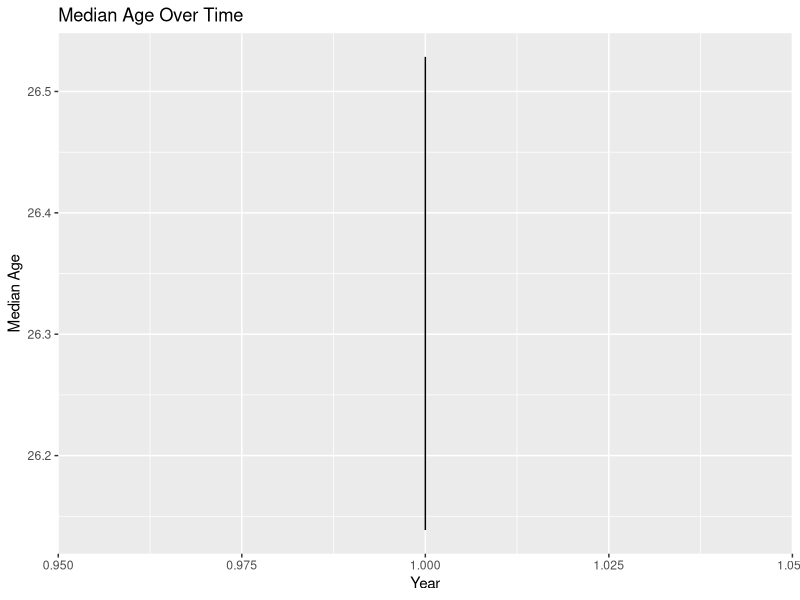

Recreate this plot in R. (Note: this script raises an error after producing the figure.)
## ---- chunk 1
knitr::opts_chunk$set(echo = TRUE)
## ---- chunk 2
library(tidyverse)
## ---- chunk 3
set.seed(12345)
## ---- chunk 4
population <- 
  rnorm(n = 1000, mean = 26, sd = 3) %>% 
  enframe() %>% 
  select(value) %>% 
  rename(original_age = value) %>% 
  mutate(current_age = original_age, years_incarcerated = 0) %>% 
  mutate(odds_of_removal = case_when(current_age < 19 ~ 0.007,
                                     current_age >= 19 & current_age < 30 ~ 0.0013,
                                     current_age >= 30 & current_age < 40 ~ 0.0019,
                                     current_age >= 40 & current_age < 50 ~ 0.0040,
                                     current_age >= 50 & current_age < 60 ~ 0.0088,
                                     current_age >= 60 & current_age < 70 ~ 0.0178,
                                     current_age >= 70 & current_age < 80 ~ 0.0439,
                                     current_age >= 80 & current_age < 90 ~ 0.1345,
                                     current_age >= 90 ~ 0.1345))
  # mutate(eligible_for_parole = FALSE)

overall <-
  tibble(year = 1, total_population = nrow(population), 
         median_age = median(population$current_age)) %>% 
  mutate("< 18" = pull(count(filter(population, current_age < 19))),
         "19 - 29" = pull(count(filter(population, current_age >= 19 & current_age < 30))),
         "30 - 39" = pull(count(filter(population, current_age >= 30 & current_age < 40))),
         "40 - 49" = pull(count(filter(population, current_age >= 40 & current_age < 50))),
         "50 - 59" = pull(count(filter(population, current_age >= 50 & current_age < 60))),
         "60 - 69" = pull(count(filter(population, current_age >= 60 & current_age < 70))),
         "70 - 79" = pull(count(filter(population, current_age >= 70 & current_age < 80))),
         "80 - 89" = pull(count(filter(population, current_age >= 80 & current_age < 90))),
         "90 +" = pull(count(filter(population, current_age >= 90))))
## ---- chunk 5
one_year_population <- function(data) {
  # age & years incarcerated increases by 1
  data$current_age <- data$current_age + 1
  data$years_incarcerated <- data$years_incarcerated + 1
  
  # NOT TOTALLY FUNCTIONAL!!!
  # checks if eligible for parole
  # if eligibility has been checked and odds of removal has increased, does not increase again
  # if (data$years_incarcerated > 20 & !data$eligible_for_parole) {
  #   data$odds_of_removal <- data$odds_of_removal + 0.1
  #   data$eligible_for_parole <- TRUE
  # }
  
  # randomly removes 1 percent
  data <- data[-sample(x = 1:nrow(population), size = 0.01*nrow(population), 
                       prob = population$odds_of_removal),]
  
  # adds 1000 more
  incoming <- 
    rnorm(n = 1000, mean = 26, sd = 3) %>% 
    enframe() %>% 
    select(value) %>% 
    rename(original_age = value) %>% 
    mutate(current_age = original_age, years_incarcerated = 0) %>% 
    mutate(odds_of_removal = case_when(current_age < 19 ~ 0.007,
                                       current_age >= 19 & current_age < 30 ~ 0.0013,
                                       current_age >= 30 & current_age < 40 ~ 0.0019,
                                       current_age >= 40 & current_age < 50 ~ 0.0040,
                                       current_age >= 50 & current_age < 60 ~ 0.0088,
                                       current_age >= 60 & current_age < 70 ~ 0.0178,
                                       current_age >= 70 & current_age < 80 ~ 0.0439,
                                       current_age >= 80 & current_age < 90 ~ 0.1345,
                                       current_age >= 90 ~ 0.1345))
    #mutate(eligible_for_parole = FALSE)
  data <- rbind(data, incoming)
  
  # removes any observations with age greater than 100
  data <- data %>% 
    filter(current_age < 100)
}

one_year_overall <- function(data, p) {
    incoming <-
      tibble(year = 1, total_population = nrow(population),
             median_age = median(population$current_age)) %>% 
        mutate("< 18" = pull(count(filter(population, current_age < 19))),
               "19 - 29" = pull(count(filter(population, current_age >= 19 & current_age < 30))),
               "30 - 39" = pull(count(filter(population, current_age >= 30 & current_age < 40))),
               "40 - 49" = pull(count(filter(population, current_age >= 40 & current_age < 50))),
               "50 - 59" = pull(count(filter(population, current_age >= 50 & current_age < 60))),
               "60 - 69" = pull(count(filter(population, current_age >= 60 & current_age < 70))),
               "70 - 79" = pull(count(filter(population, current_age >= 70 & current_age < 80))),
               "80 - 89" = pull(count(filter(population, current_age >= 80 & current_age < 90))),
               "90 +" = pull(count(filter(population, current_age >= 90))))
    data <- rbind(data, incoming)
}
## ---- chunk 6
population <- one_year_population(population)
overall <- one_year_overall(overall, population)

# extend 100 years until stable
test_population <- population
test_overall <- overall
for (i in 1:100) {
  test_population <- one_year_population(test_population)
  test_overall <- one_year_overall(test_overall, test_population)
}
## ---- chunk 7
ggplot(data = test_overall, mapping = aes(x = year, y = median_age)) +
  geom_line() +
  labs(title = "Median Age Over Time", x = "Year", y = "Median Age")

test_overall %>% 
  mutate(under_30 = "19 - 29" + "< 18", 
         over_60 = "60 - 69" + "70 - 79" + "80 - 89" + "90 +") %>% 
  select(year, under_30, over_60) %>% 
  ggplot(data = ., mapping = aes(x = year, group = 1)) +
  geom_line(mapping = aes(y = under_30, color = "under_30")) +
  geom_line(mapping = aes(y = over_60, color = "over_60")) +
  labs(title = "Number Under 30 & Over 60 Over Time", x = "Year", y = "Count") +
  scale_color_discrete(name = "Age Group",
                       breaks = c("under_30", "over_60"), labels = c("Under 30", "Over 60"))

test_overall_long <- test_overall %>% 
  select(year, "< 18":"90 +") %>% 
  mutate(year = as.character(year)) %>% 
  pivot_longer(-year, names_to = "age_group", values_to = "count") %>% 
  filter(year == "1" | year == "21" | year == "41" | year == "61" | year == "81" | year == "101")

ggplot(data = test_overall_long, mapping = aes(x = year, y = count, fill = age_group)) +
  geom_bar(position = "stack", stat = "identity") +
  labs(title = "Age Groups Over Time", x = "Year", y = "Count") +
  scale_x_discrete(limits = c("1", "21", "41", "61", "81", "101")) +
  scale_fill_discrete(name = "Age Group",
                      breaks = c("< 18", "19 - 29", "30 - 39", "40 - 49", "50 - 59", "60 - 69",
                                 "70-79", "80-89", "90 +"))
## ---- chunk 8
bar_race <- test_overall %>% 
  select(year, "< 18":"90 +") %>% 
  mutate(year = as.character(year)) %>% 
  pivot_longer(-year, names_to = "age_group", values_to = "count") %>% 
  pivot_wider(names_from = "year", values_from = "count")
## ---- chunk 9
one_year_equilibrium <- function(data) {
  # age & years incarcerated increases by 1
  data$current_age <- data$current_age + 1
  data$years_incarcerated <- data$years_incarcerated + 1
  
  # randomly removes based on age
  less_than_18 <- filter(data, current_age <= 18)
  less_than_18 <- less_than_18[-sample(1:nrow(less_than_18), 0.0007*nrow(less_than_18)),]
  
  `19_to_29` <- filter(data, current_age >= 19 & current_age <= 29)
  `19_to_29` <- `19_to_29`[-sample(1:nrow(`19_to_29`), 0.0013*nrow(`19_to_29`)),]
  
  `30_to_39` <- filter(data, current_age >= 30 & current_age <= 39)
  `30_to_39` <- `30_to_39`[-sample(1:nrow(`30_to_39`), 0.0019*nrow(`30_to_39`)),]
  
  `40_to_49` <- filter(data, current_age >= 40 & current_age <= 49)
  `40_to_49` <- `40_to_49`[-sample(1:nrow(`40_to_49`), 0.0040*nrow(`40_to_49`)),]
  
  `50_to_59` <- filter(data, current_age >= 50 & current_age <= 59)
  `50_to_59` <- `50_to_59`[-sample(1:nrow(`50_to_59`), 0.0088*nrow(`50_to_59`)),]
  
  `60_to_69` <- filter(data, current_age >= 60 & current_age <= 69)
  `60_to_69` <- `60_to_69`[-sample(1:nrow(`60_to_69`), 0.0178*nrow(`60_to_69`)),]
  
  `70_to_79` <- filter(data, current_age >= 70 & current_age <= 79)
  `70_to_79` <- `70_to_79`[-sample(1:nrow(`70_to_79`), 0.0439*nrow(`70_to_79`)),]
  
  `80_to_89` <- filter(data, current_age >= 80 & current_age <= 89)
  `80_to_89` <- `80_to_89`[-sample(1:nrow(`80_to_89`), 0.1345*nrow(`80_to_89`)),]
  
  over_90 <- filter(data, current_age >= 90)
  over_90 <- over_90[-sample(1:nrow(over_90), 0.1345*nrow(over_90)),]
  
  data <- do.call("rbind", list(less_than_18, `19_to_29`, `30_to_39`, `40_to_49`, `50_to_59`, 
                                `60_to_69`,`70_to_79`, `80_to_89`, over_90))
  
  # adds 1000 more
  incoming <- 
    rnorm(n = 1000, mean = 26, sd = 3) %>% 
    enframe() %>% 
    select(value) %>% 
    rename(original_age = value) %>% 
    mutate(current_age = original_age, years_incarcerated = 0, odds_of_removal = 0.01)
    #mutate(eligible_for_parole = FALSE)
  data <- rbind(data, incoming)
  
  # removes any observations with age greater than 100
  data <- data %>% 
    filter(current_age < 100)
}
## ---- chunk 10
test_population_e <- test_population
test_overall_e <- test_overall
for (i in 1:100) {
  test_population_e <- one_year_population(test_population_e)
  test_overall_e <- one_year_overall(test_overall_e, test_population_e)
}
## ---- chunk 11
test_overall_e %>% 
  # filter(year >= 101) %>% 
  ggplot(data = ., mapping = aes(x = year, y = median_age)) +
  geom_line() +
  labs(title = "Median Age Over Time", x = "Year", y = "Median Age")

test_overall_e %>% 
  # filter(year >= 101) %>% 
  mutate(under_30 = `19_to_29` + less_than_18, 
         over_60 = `60_to_69` + `70_to_79` + `80_to_89` + over_90) %>% 
  select(year, under_30, over_60) %>% 
  ggplot(data = ., mapping = aes(x = year, group = 1)) +
  geom_line(mapping = aes(y = under_30, color = "under_30")) +
  geom_line(mapping = aes(y = over_60, color = "over_60")) +
  labs(title = "Number Under 30 & Over 60 Over Time", x = "Year", y = "Count") +
  scale_color_discrete(name = "Age Group",
                       breaks = c("under_30", "over_60"), labels = c("Under 30", "Over 60"))

test_overall_e_long <- test_overall_e %>% 
  select(year, less_than_18:over_90) %>% 
  mutate(year = as.character(year)) %>% 
  pivot_longer(-year, names_to = "age_group", values_to = "count") %>% 
  filter(year == "1" | year == "21" | year == "41" | year == "61" | year == "81" | 
           year == "101" | year == "121" | year == "141" | year == "161" | year == "181" |
           year == "201")

ggplot(data = test_overall_e_long, mapping = aes(x = year, y = count, fill = age_group)) +
  geom_bar(position = "stack", stat = "identity") +
  labs(title = "Age Groups Over Time", x = "Year", y = "Count") +
  scale_x_discrete(limits = c("1", "21", "41", "61", "81", "101", "121", "141", "161", "181", 
                              "201")) +
  scale_fill_discrete(name = "Age Group",
                      breaks = c("less_than_18", "19_to_29", "30_to_39", "40_to_49", "50_to_59",
                                 "60_to_69", "70_to_79", "80_to_89", "over_90"),
                      labels = c("< 18", "19 - 29", "30 - 39", "40 - 49", "50 - 59", "60 - 69",
                                 "70-79", "80-89", "90 +"))
